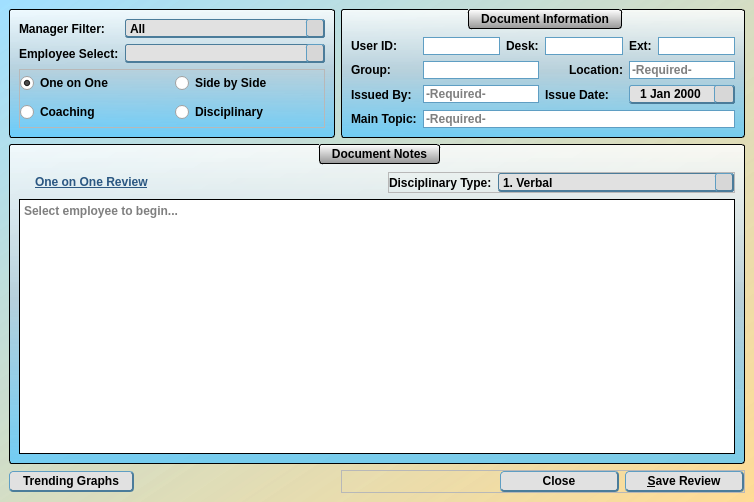
<?xml version="1.0" encoding="UTF-8"?>
<ui version="4.0">
 <class>managerForm</class>
 <widget class="QDialog" name="managerForm">
  <property name="geometry">
   <rect>
    <x>0</x>
    <y>0</y>
    <width>754</width>
    <height>502</height>
   </rect>
  </property>
  <property name="windowTitle">
   <string>Manager Review Form</string>
  </property>
  <property name="windowIcon">
   <iconset resource="../main_images.qrc">
    <normaloff>:/logos/Images/Meduit_logo.ico</normaloff>:/logos/Images/Meduit_logo.ico</iconset>
  </property>
  <property name="styleSheet">
   <string notr="true">QMainWindow{
	background-color: qlineargradient(spread:pad, x1:1, y1:1, x2:0, y2:0.011, stop:0 rgba(255, 218, 144, 200), stop:1 rgba(129, 213, 255, 126));
}
QDialog{
	background-color: qlineargradient(spread:pad, x1:1, y1:1, x2:0, y2:0.011, stop:0 rgba(255, 218, 144, 200), stop:1 rgba(129, 213, 255, 126));
}
QWidget{
	font: 11pt &quot;Corbel&quot;;
	font-weight: bold;
}
QPlainTextEdit{
	border: 1px solid black;
	font: 10pt &quot;MS Shell Dlg 2&quot;;
}
QDateEdit{
	background-color: rgb(223, 223, 223);
	border: 1px solid rgb(95, 158, 195);
	font: 10pt &quot;MS Shell Dlg 2&quot;;
	border-bottom: 2px solid rgb(75, 124, 154);
	border-top: 1px solid rgb(95, 158, 195);
	border-right: 2px solid rgb(75, 124, 154);
	border-left: 1px solid rgb(95, 158, 195);
	border-radius: 3px;
	padding-left: 3px;
	padding-right: 3px;
	background-color: rgb(225, 225, 225);
}
QDateEdit::drop-down{
	background-color: rgb(215, 215, 215);
	border-bottom: 2px solid rgb(75, 124, 154);
	border-top: 1px solid rgb(95, 158, 195);
	border-right: 2px solid rgb(75, 124, 154);
	border-left: 1px solid rgb(95, 158, 195);
	border-radius: 3px;
	subcontrol-origin: margin;
	width: 18px;
}
QDateEdit::down-arrow{
	image: url(:/arrows/Images/arrow-dwn.png);
	width: 14 px;
	height:14 px;
}
QGroupBox{
	background-color: qlineargradient(spread:pad, x1:0.5, y1:0, x2:0.5, y2:1, stop:0 rgba(255, 255, 255, 209), stop:0.485876 rgba(181, 207, 220, 239), stop:1 rgba(85, 199, 255, 196));
	border: 1px solid black;
	border-radius: 3px;
	margin-top: 1ex;
	padding-top: 18;
	font: 11pt &quot;Corbel&quot;;
	font-weight: bold;
}
QGroupBox::title{
	background-color: qlineargradient(spread:pad, x1:0.50035, y1:1, x2:0.5, y2:0, stop:0 rgba(151, 151, 151, 255), stop:1 rgba(255, 255, 255, 255));
	border: 1px solid black;
	border-radius: 3px;
	padding: 2 10px;
	subcontrol-origin: margin;
	subcontrol-position: top;
	font: 11pt &quot;Corbel&quot;;
	font-weight: bold;
}
QLineEdit{
	border: 1px solid rgb(95, 158, 195);
	font: 10pt &quot;MS Shell Dlg 2&quot;;
}
QLineEdit[readOnly=&quot;true&quot;]{
	background-color: rgb(200, 200, 200);
	border: 1px solid rgb(95, 158, 195);
	font: 10pt &quot;MS Shell Dlg 2&quot;;
}
QTextEdit{
	font: 12pt &quot;Corbel&quot;;
}
QStatusBar{
	font: 10pt &quot;MS Shell Dlg 2&quot;;
}
QPushButton{
	border-bottom: 2px solid rgb(75, 124, 154);
	border-top: 1px solid rgb(95, 158, 195);
	border-right: 2px solid rgb(75, 124, 154);
	border-left: 1px solid rgb(95, 158, 195);
	border-radius: 4px;
	padding: 2px;
	padding-left: 13px;
	padding-right: 13px;
	background-color: rgb(225, 225, 225);
	font: 11pt &quot;Corbel&quot;;
	font-weight: bold;
}
QPushButton::hover{
	border-bottom: 2px solid rgb(75, 124, 154);
	border-top: 1px solid rgb(95, 158, 195);
	border-right: 2px solid rgb(75, 124, 154);
	border-left: 1px solid rgb(95, 158, 195);
	border-radius: 4px;
	padding: 2px;
	padding-left: 13px;
	padding-right: 13px;
	background-color: rgb(215, 215, 215);
	font: 11pt &quot;Corbel&quot;;
	font-weight: bold;
}
QPushButton::pressed{
	border-bottom: 1px solid rgb(75, 124, 154);
	border-top: 2px solid rgb(95, 158, 195);
	border-right: 1px solid rgb(75, 124, 154);
	border-left: 2px solid rgb(95, 158, 195);
	border-radius: 4px;
	padding: 2px;
	padding-left: 10px;
	padding-right: 10px;
	width: 80px;
	background-color: rgb(225, 225, 225);
	font: 11pt &quot;Corbel&quot;;
	font-weight: bold;
}
QComboBox{
	border-bottom: 2px solid rgb(75, 124, 154);
	border-top: 1px solid rgb(75, 124, 154);
	border-right: 1px solid rgb(75, 124, 154);
	border-left: 1px solid rgb(75, 124, 154);
	border-radius: 3px;
	background-color: rgb(225, 225, 225);
}
QComboBox::drop-down{
	background-color: rgb(215, 215, 215);
	border-bottom: 2px solid rgb(75, 124, 154);
	border-top: 1px solid rgb(95, 158, 195);
	border-right: 2px solid rgb(75, 124, 154);
	border-left: 1px solid rgb(95, 158, 195);
	border-radius: 3px;
	subcontrol-origin: margin;
	width: 16px;
}
QComboBox::drop-down::hover{
	background-color: rgb(205, 205, 205);
	border-bottom: 2px solid rgb(75, 124, 154);
	border-top: 1px solid rgb(95, 158, 195);
	border-right: 2px solid rgb(75, 124, 154);
	border-left: 1px solid rgb(95, 158, 195);
	border-radius: 3px;
	subcontrol-origin: margin;
	width: 16px;
}
QComboBox::drop-down::pressed{
	background-color: rgb(215, 215, 215);
	border-bottom: 1px solid rgb(75, 124, 154);
	border-top: 2px solid rgb(95, 158, 195);
	border-right: 1px solid rgb(75, 124, 154);
	border-left: 2px solid rgb(95, 158, 195);
	border-radius: 3px;
	subcontrol-origin: margin;
	width: 16px;
}
QComboBox::down-arrow{
	image: url(:/arrows/Images/arrow-dwn.png);
	width: 14 px;
	height:14 px;
}
QCalendarWidget QWidget#qt_calendar_navigationbar{
	background-color: qlineargradient(spread:pad, x1:0.50035, y1:1, x2:0.5, y2:0, stop:0 rgba(151, 151, 151, 255), stop:1 rgba(255, 255, 255, 255));
	border-top: 1px solid black;
	border-left: 1px solid black;
	border-right: 1px solid black;
	border-top-left-radius: 3px;
	border-top-right-radius: 3px;
	font: 11pt &quot;Corbel&quot;;
	font-weight: bold;
}
QCalendarWidget QToolButton{
	color: rgb(0, 0, 0);
  	icon-size: 20px, 20px;
}
QCalendarWidget QWidget#qt_calendar_prevmonth{
	qproperty-icon: url(:/arrows/Images/arrow-left.png);
}

QCalendarWidget QWidget#qt_calendar_nextmonth{
	qproperty-icon: url(:/arrows/Images/arrow-right.png);
}
QCalendarWidget QSpinBox{ 
	font: 11pt &quot;Corbel&quot;;
	font-weight: bold;
}
QCalendarWidget QMenu{
	font: 11pt &quot;Corbel&quot;;
	font-weight: bold;
}
QCalendarWidget QWidget{
	alternate-background-color: rgb(234, 234, 234);
}
QCalendarWidget QAbstractItemView:enabled{
	font: 12pt &quot;Corbel&quot;;
	font-weight: bold;
	background-color: rgb(214, 214, 214);
  	selection-background-color: rgb(64, 64, 64);
	selection-color: rgb(255, 255, 255);
	border: 1px solid black;
	border-bottom-left-radius: 3px;
	border-bottom-right-radius: 3px;
}
QCalendarWidget QAbstractItemView:disabled{
	color: rgb(64, 64, 64); 
}</string>
  </property>
  <layout class="QGridLayout" name="gridLayout_2">
   <property name="leftMargin">
    <number>0</number>
   </property>
   <property name="topMargin">
    <number>0</number>
   </property>
   <property name="rightMargin">
    <number>0</number>
   </property>
   <property name="bottomMargin">
    <number>0</number>
   </property>
   <item row="0" column="0">
    <widget class="QStackedWidget" name="stackedWidget">
     <property name="currentIndex">
      <number>0</number>
     </property>
     <widget class="QWidget" name="pageAdd">
      <layout class="QGridLayout" name="gridLayout_6">
       <item row="0" column="1">
        <widget class="QGroupBox" name="agentDetails">
         <property name="sizePolicy">
          <sizepolicy hsizetype="Preferred" vsizetype="Maximum">
           <horstretch>0</horstretch>
           <verstretch>0</verstretch>
          </sizepolicy>
         </property>
         <property name="title">
          <string>Document Information</string>
         </property>
         <layout class="QGridLayout" name="gridLayout">
          <item row="0" column="0">
           <widget class="QLabel" name="label">
            <property name="sizePolicy">
             <sizepolicy hsizetype="Maximum" vsizetype="Preferred">
              <horstretch>0</horstretch>
              <verstretch>0</verstretch>
             </sizepolicy>
            </property>
            <property name="text">
             <string>User ID:</string>
            </property>
            <property name="alignment">
             <set>Qt::AlignRight|Qt::AlignTrailing|Qt::AlignVCenter</set>
            </property>
           </widget>
          </item>
          <item row="0" column="5">
           <widget class="QLineEdit" name="agentExt">
            <property name="readOnly">
             <bool>true</bool>
            </property>
           </widget>
          </item>
          <item row="5" column="1" colspan="5">
           <widget class="QLineEdit" name="mainTopic">
            <property name="placeholderText">
             <string>-Required-</string>
            </property>
           </widget>
          </item>
          <item row="3" column="4" colspan="2">
           <widget class="QDateEdit" name="issueDate">
            <property name="alignment">
             <set>Qt::AlignCenter</set>
            </property>
            <property name="calendarPopup">
             <bool>true</bool>
            </property>
           </widget>
          </item>
          <item row="3" column="3">
           <widget class="QLabel" name="label_5">
            <property name="text">
             <string>Issue Date:</string>
            </property>
           </widget>
          </item>
          <item row="0" column="1">
           <widget class="QLineEdit" name="agentUserID">
            <property name="minimumSize">
             <size>
              <width>50</width>
              <height>0</height>
             </size>
            </property>
            <property name="readOnly">
             <bool>true</bool>
            </property>
           </widget>
          </item>
          <item row="0" column="2">
           <widget class="QLabel" name="label_2">
            <property name="text">
             <string>Desk:</string>
            </property>
           </widget>
          </item>
          <item row="0" column="3">
           <widget class="QLineEdit" name="agentDesk">
            <property name="readOnly">
             <bool>true</bool>
            </property>
           </widget>
          </item>
          <item row="5" column="0">
           <widget class="QLabel" name="label_7">
            <property name="text">
             <string>Main Topic:</string>
            </property>
           </widget>
          </item>
          <item row="1" column="1" colspan="2">
           <widget class="QLineEdit" name="agentGroup">
            <property name="readOnly">
             <bool>true</bool>
            </property>
           </widget>
          </item>
          <item row="1" column="4" colspan="2">
           <widget class="QLineEdit" name="meetLocation">
            <property name="placeholderText">
             <string>-Required-</string>
            </property>
           </widget>
          </item>
          <item row="0" column="4">
           <widget class="QLabel" name="label_8">
            <property name="text">
             <string>Ext:</string>
            </property>
           </widget>
          </item>
          <item row="3" column="1" colspan="2">
           <widget class="QLineEdit" name="issuedBy">
            <property name="placeholderText">
             <string>-Required-</string>
            </property>
           </widget>
          </item>
          <item row="3" column="0">
           <widget class="QLabel" name="label_6">
            <property name="text">
             <string>Issued By:</string>
            </property>
           </widget>
          </item>
          <item row="1" column="0">
           <widget class="QLabel" name="label_3">
            <property name="text">
             <string>Group:</string>
            </property>
           </widget>
          </item>
          <item row="1" column="3">
           <widget class="QLabel" name="label_4">
            <property name="text">
             <string>Location:</string>
            </property>
            <property name="alignment">
             <set>Qt::AlignRight|Qt::AlignTrailing|Qt::AlignVCenter</set>
            </property>
           </widget>
          </item>
         </layout>
        </widget>
       </item>
       <item row="0" column="0">
        <widget class="QGroupBox" name="groupBox_2">
         <property name="styleSheet">
          <string notr="true">QGroupBox{
	background-color: qlineargradient(spread:pad, x1:0.5, y1:0, x2:0.5, y2:1, stop:0 rgba(255, 255, 255, 209), stop:0.485876 rgba(181, 207, 220, 239), stop:1 rgba(85, 199, 255, 196));
	border: 1px solid black;
	border-radius: 3px;
	margin-top: 1ex;
	padding-top: 0;
	font: 11pt &quot;Corbel&quot;;
	font-weight: bold;
}
QGroupBox::title{
	background-color: rgb(195, 195, 195);
	border: 1px solid black;
	border-radius: 3px;
	padding: 2 10px;
	subcontrol-origin: margin;
	subcontrol-position: top;
	font: 11pt &quot;Corbel&quot;;
	font-weight: bold;
}</string>
         </property>
         <property name="title">
          <string/>
         </property>
         <layout class="QGridLayout" name="gridLayout_4">
          <item row="0" column="2">
           <widget class="QComboBox" name="managerCombo">
            <property name="minimumSize">
             <size>
              <width>200</width>
              <height>0</height>
             </size>
            </property>
            <property name="styleSheet">
             <string notr="true">QFrame{
	background-color: qlineargradient(spread:pad, x1:0.5, y1:0, x2:0.5, y2:1, stop:0 rgba(255, 255, 255, 209), stop:0.485876 rgba(181, 207, 220, 239), stop:1 rgba(85, 199, 255, 196));
}</string>
            </property>
            <item>
             <property name="text">
              <string>All</string>
             </property>
            </item>
           </widget>
          </item>
          <item row="2" column="1" colspan="2">
           <widget class="QFrame" name="frame_2">
            <property name="frameShape">
             <enum>QFrame::StyledPanel</enum>
            </property>
            <property name="frameShadow">
             <enum>QFrame::Raised</enum>
            </property>
            <layout class="QGridLayout" name="gridLayout_5">
             <property name="leftMargin">
              <number>0</number>
             </property>
             <property name="topMargin">
              <number>0</number>
             </property>
             <property name="rightMargin">
              <number>0</number>
             </property>
             <property name="bottomMargin">
              <number>0</number>
             </property>
             <item row="1" column="1">
              <widget class="QRadioButton" name="radioDisc">
               <property name="text">
                <string>Disciplinary</string>
               </property>
              </widget>
             </item>
             <item row="0" column="0">
              <widget class="QRadioButton" name="radio1on1">
               <property name="text">
                <string>One on One</string>
               </property>
               <property name="checked">
                <bool>true</bool>
               </property>
              </widget>
             </item>
             <item row="1" column="0">
              <widget class="QRadioButton" name="radioCoach">
               <property name="text">
                <string>Coaching</string>
               </property>
              </widget>
             </item>
             <item row="0" column="1">
              <widget class="QRadioButton" name="radioSbS">
               <property name="text">
                <string>Side by Side</string>
               </property>
              </widget>
             </item>
            </layout>
           </widget>
          </item>
          <item row="1" column="2">
           <widget class="QComboBox" name="employeeSelect">
            <property name="minimumSize">
             <size>
              <width>200</width>
              <height>0</height>
             </size>
            </property>
            <property name="styleSheet">
             <string notr="true">QFrame{
	background-color: qlineargradient(spread:pad, x1:0.5, y1:0, x2:0.5, y2:1, stop:0 rgba(255, 255, 255, 209), stop:0.485876 rgba(181, 207, 220, 239), stop:1 rgba(85, 199, 255, 196));
}</string>
            </property>
           </widget>
          </item>
          <item row="1" column="1">
           <widget class="QLabel" name="label_20">
            <property name="sizePolicy">
             <sizepolicy hsizetype="Maximum" vsizetype="Preferred">
              <horstretch>0</horstretch>
              <verstretch>0</verstretch>
             </sizepolicy>
            </property>
            <property name="text">
             <string>Employee Select:</string>
            </property>
           </widget>
          </item>
          <item row="0" column="1">
           <widget class="QLabel" name="label_21">
            <property name="text">
             <string>Manager Filter:</string>
            </property>
           </widget>
          </item>
         </layout>
        </widget>
       </item>
       <item row="2" column="0">
        <widget class="QPushButton" name="employeeGraphs">
         <property name="sizePolicy">
          <sizepolicy hsizetype="Maximum" vsizetype="Fixed">
           <horstretch>0</horstretch>
           <verstretch>0</verstretch>
          </sizepolicy>
         </property>
         <property name="text">
          <string>Trending Graphs</string>
         </property>
        </widget>
       </item>
       <item row="2" column="1">
        <widget class="QFrame" name="frame">
         <property name="sizePolicy">
          <sizepolicy hsizetype="Preferred" vsizetype="Maximum">
           <horstretch>0</horstretch>
           <verstretch>0</verstretch>
          </sizepolicy>
         </property>
         <property name="frameShape">
          <enum>QFrame::StyledPanel</enum>
         </property>
         <property name="frameShadow">
          <enum>QFrame::Raised</enum>
         </property>
         <layout class="QHBoxLayout" name="horizontalLayout">
          <property name="leftMargin">
           <number>0</number>
          </property>
          <property name="topMargin">
           <number>0</number>
          </property>
          <property name="rightMargin">
           <number>0</number>
          </property>
          <property name="bottomMargin">
           <number>0</number>
          </property>
          <item>
           <spacer name="horizontalSpacer">
            <property name="orientation">
             <enum>Qt::Horizontal</enum>
            </property>
            <property name="sizeHint" stdset="0">
             <size>
              <width>40</width>
              <height>20</height>
             </size>
            </property>
           </spacer>
          </item>
          <item>
           <widget class="QPushButton" name="closeButton">
            <property name="minimumSize">
             <size>
              <width>119</width>
              <height>0</height>
             </size>
            </property>
            <property name="maximumSize">
             <size>
              <width>119</width>
              <height>16777215</height>
             </size>
            </property>
            <property name="text">
             <string>Close</string>
            </property>
           </widget>
          </item>
          <item>
           <widget class="QPushButton" name="saveReview">
            <property name="minimumSize">
             <size>
              <width>119</width>
              <height>0</height>
             </size>
            </property>
            <property name="maximumSize">
             <size>
              <width>119</width>
              <height>16777215</height>
             </size>
            </property>
            <property name="text">
             <string>&amp;Save Review</string>
            </property>
           </widget>
          </item>
         </layout>
        </widget>
       </item>
       <item row="1" column="0" colspan="2">
        <widget class="QGroupBox" name="groupBox_3">
         <property name="title">
          <string>Document Notes</string>
         </property>
         <layout class="QGridLayout" name="gridLayout_3">
          <item row="0" column="1">
           <widget class="QLabel" name="tempType">
            <property name="sizePolicy">
             <sizepolicy hsizetype="Preferred" vsizetype="Fixed">
              <horstretch>0</horstretch>
              <verstretch>0</verstretch>
             </sizepolicy>
            </property>
            <property name="styleSheet">
             <string notr="true">QLabel{
	color: rgb(43, 87, 130);
	font: 16pt &quot;Corbel&quot;;
	font-weight: bold;
	text-decoration: underline;
}</string>
            </property>
            <property name="text">
             <string>One on One Review</string>
            </property>
           </widget>
          </item>
          <item row="0" column="2">
           <widget class="QFrame" name="discFrame">
            <property name="sizePolicy">
             <sizepolicy hsizetype="Preferred" vsizetype="Minimum">
              <horstretch>0</horstretch>
              <verstretch>0</verstretch>
             </sizepolicy>
            </property>
            <property name="frameShape">
             <enum>QFrame::StyledPanel</enum>
            </property>
            <property name="frameShadow">
             <enum>QFrame::Raised</enum>
            </property>
            <layout class="QHBoxLayout" name="horizontalLayout_2">
             <property name="leftMargin">
              <number>0</number>
             </property>
             <property name="topMargin">
              <number>0</number>
             </property>
             <property name="rightMargin">
              <number>0</number>
             </property>
             <property name="bottomMargin">
              <number>0</number>
             </property>
             <item>
              <widget class="QLabel" name="label_10">
               <property name="sizePolicy">
                <sizepolicy hsizetype="Maximum" vsizetype="Preferred">
                 <horstretch>0</horstretch>
                 <verstretch>0</verstretch>
                </sizepolicy>
               </property>
               <property name="text">
                <string>Disciplinary Type:</string>
               </property>
              </widget>
             </item>
             <item>
              <widget class="QComboBox" name="disciplineType">
               <property name="styleSheet">
                <string notr="true">QFrame{
	background-color: qlineargradient(spread:pad, x1:0.5, y1:0, x2:0.5, y2:1, stop:0 rgba(255, 255, 255, 209), stop:0.485876 rgba(181, 207, 220, 239), stop:1 rgba(85, 199, 255, 196));
}</string>
               </property>
               <item>
                <property name="text">
                 <string>1. Verbal</string>
                </property>
               </item>
               <item>
                <property name="text">
                 <string>2. Written</string>
                </property>
               </item>
               <item>
                <property name="text">
                 <string>3. Final Written</string>
                </property>
               </item>
               <item>
                <property name="text">
                 <string>4. PIP</string>
                </property>
               </item>
               <item>
                <property name="text">
                 <string>5. Term</string>
                </property>
               </item>
              </widget>
             </item>
            </layout>
           </widget>
          </item>
          <item row="0" column="0">
           <spacer name="horizontalSpacer_2">
            <property name="orientation">
             <enum>Qt::Horizontal</enum>
            </property>
            <property name="sizeType">
             <enum>QSizePolicy::Fixed</enum>
            </property>
            <property name="sizeHint" stdset="0">
             <size>
              <width>10</width>
              <height>20</height>
             </size>
            </property>
           </spacer>
          </item>
          <item row="1" column="0" colspan="3">
           <widget class="QPlainTextEdit" name="managerNotes">
            <property name="readOnly">
             <bool>true</bool>
            </property>
            <property name="tabStopWidth">
             <number>40</number>
            </property>
            <property name="placeholderText">
             <string>Select employee to begin...</string>
            </property>
           </widget>
          </item>
         </layout>
        </widget>
       </item>
      </layout>
     </widget>
     <widget class="QWidget" name="pageEdit">
      <layout class="QGridLayout" name="gridLayout_10">
       <item row="2" column="1">
        <widget class="QFrame" name="frame_5">
         <property name="sizePolicy">
          <sizepolicy hsizetype="Preferred" vsizetype="Maximum">
           <horstretch>0</horstretch>
           <verstretch>0</verstretch>
          </sizepolicy>
         </property>
         <property name="frameShape">
          <enum>QFrame::StyledPanel</enum>
         </property>
         <property name="frameShadow">
          <enum>QFrame::Raised</enum>
         </property>
         <layout class="QHBoxLayout" name="horizontalLayout_4">
          <property name="leftMargin">
           <number>0</number>
          </property>
          <property name="topMargin">
           <number>0</number>
          </property>
          <property name="rightMargin">
           <number>0</number>
          </property>
          <property name="bottomMargin">
           <number>0</number>
          </property>
          <item>
           <spacer name="horizontalSpacer_4">
            <property name="orientation">
             <enum>Qt::Horizontal</enum>
            </property>
            <property name="sizeHint" stdset="0">
             <size>
              <width>40</width>
              <height>20</height>
             </size>
            </property>
           </spacer>
          </item>
          <item>
           <widget class="QPushButton" name="editReview">
            <property name="minimumSize">
             <size>
              <width>119</width>
              <height>0</height>
             </size>
            </property>
            <property name="maximumSize">
             <size>
              <width>119</width>
              <height>16777215</height>
             </size>
            </property>
            <property name="text">
             <string>&amp;Edit Review</string>
            </property>
           </widget>
          </item>
          <item>
           <widget class="QPushButton" name="closeButtonEdit">
            <property name="minimumSize">
             <size>
              <width>119</width>
              <height>0</height>
             </size>
            </property>
            <property name="maximumSize">
             <size>
              <width>119</width>
              <height>16777215</height>
             </size>
            </property>
            <property name="text">
             <string>Close</string>
            </property>
           </widget>
          </item>
         </layout>
        </widget>
       </item>
       <item row="1" column="0" colspan="2">
        <widget class="QGroupBox" name="groupBox_4">
         <property name="title">
          <string>Document Notes</string>
         </property>
         <layout class="QGridLayout" name="gridLayout_11">
          <item row="0" column="2">
           <widget class="QFrame" name="discFrame_2">
            <property name="sizePolicy">
             <sizepolicy hsizetype="Preferred" vsizetype="Minimum">
              <horstretch>0</horstretch>
              <verstretch>0</verstretch>
             </sizepolicy>
            </property>
            <property name="frameShape">
             <enum>QFrame::StyledPanel</enum>
            </property>
            <property name="frameShadow">
             <enum>QFrame::Raised</enum>
            </property>
            <layout class="QHBoxLayout" name="horizontalLayout_3">
             <property name="leftMargin">
              <number>0</number>
             </property>
             <property name="topMargin">
              <number>0</number>
             </property>
             <property name="rightMargin">
              <number>0</number>
             </property>
             <property name="bottomMargin">
              <number>0</number>
             </property>
             <item>
              <widget class="QLabel" name="label_19">
               <property name="sizePolicy">
                <sizepolicy hsizetype="Maximum" vsizetype="Preferred">
                 <horstretch>0</horstretch>
                 <verstretch>0</verstretch>
                </sizepolicy>
               </property>
               <property name="text">
                <string>Disciplinary Type:</string>
               </property>
              </widget>
             </item>
             <item>
              <widget class="QLineEdit" name="discTypeEdit">
               <property name="sizePolicy">
                <sizepolicy hsizetype="Minimum" vsizetype="Fixed">
                 <horstretch>0</horstretch>
                 <verstretch>0</verstretch>
                </sizepolicy>
               </property>
               <property name="readOnly">
                <bool>true</bool>
               </property>
              </widget>
             </item>
            </layout>
           </widget>
          </item>
          <item row="1" column="0" colspan="3">
           <widget class="QPlainTextEdit" name="managerNotesEdit">
            <property name="readOnly">
             <bool>true</bool>
            </property>
            <property name="tabStopWidth">
             <number>40</number>
            </property>
           </widget>
          </item>
          <item row="0" column="1">
           <widget class="QLabel" name="tempTypeEdit">
            <property name="sizePolicy">
             <sizepolicy hsizetype="Preferred" vsizetype="Fixed">
              <horstretch>0</horstretch>
              <verstretch>0</verstretch>
             </sizepolicy>
            </property>
            <property name="styleSheet">
             <string notr="true">QLabel{
	color: rgb(43, 87, 130);
	font: 16pt &quot;Corbel&quot;;
	font-weight: bold;
	text-decoration: underline;
}</string>
            </property>
            <property name="text">
             <string>One on One Review</string>
            </property>
           </widget>
          </item>
          <item row="0" column="0">
           <spacer name="horizontalSpacer_3">
            <property name="orientation">
             <enum>Qt::Horizontal</enum>
            </property>
            <property name="sizeType">
             <enum>QSizePolicy::Fixed</enum>
            </property>
            <property name="sizeHint" stdset="0">
             <size>
              <width>10</width>
              <height>20</height>
             </size>
            </property>
           </spacer>
          </item>
         </layout>
        </widget>
       </item>
       <item row="0" column="0" colspan="2">
        <widget class="QGroupBox" name="agentDetailsEdit">
         <property name="sizePolicy">
          <sizepolicy hsizetype="Preferred" vsizetype="Maximum">
           <horstretch>0</horstretch>
           <verstretch>0</verstretch>
          </sizepolicy>
         </property>
         <property name="title">
          <string>Document Information</string>
         </property>
         <layout class="QGridLayout" name="gridLayout_7">
          <item row="0" column="9">
           <widget class="QFrame" name="frame_3">
            <property name="frameShape">
             <enum>QFrame::StyledPanel</enum>
            </property>
            <property name="frameShadow">
             <enum>QFrame::Raised</enum>
            </property>
            <layout class="QGridLayout" name="gridLayout_8">
             <item row="0" column="0">
              <widget class="QLabel" name="label_9">
               <property name="text">
                <string>Issue Date:</string>
               </property>
              </widget>
             </item>
             <item row="0" column="1">
              <widget class="QLineEdit" name="issueDateEdit">
               <property name="readOnly">
                <bool>true</bool>
               </property>
              </widget>
             </item>
             <item row="0" column="2">
              <widget class="QLabel" name="label_11">
               <property name="text">
                <string>Location:</string>
               </property>
               <property name="alignment">
                <set>Qt::AlignRight|Qt::AlignTrailing|Qt::AlignVCenter</set>
               </property>
              </widget>
             </item>
             <item row="1" column="0">
              <widget class="QLabel" name="label_12">
               <property name="text">
                <string>Issued By:</string>
               </property>
              </widget>
             </item>
             <item row="0" column="3">
              <widget class="QLineEdit" name="meetLocationEdit">
               <property name="readOnly">
                <bool>true</bool>
               </property>
              </widget>
             </item>
             <item row="2" column="0">
              <widget class="QLabel" name="label_13">
               <property name="text">
                <string>Main Topic:</string>
               </property>
              </widget>
             </item>
             <item row="2" column="1" colspan="3">
              <widget class="QLineEdit" name="mainTopicEdit">
               <property name="text">
                <string/>
               </property>
               <property name="readOnly">
                <bool>true</bool>
               </property>
              </widget>
             </item>
             <item row="1" column="1" colspan="2">
              <widget class="QLineEdit" name="issuedByEdit">
               <property name="readOnly">
                <bool>true</bool>
               </property>
              </widget>
             </item>
            </layout>
           </widget>
          </item>
          <item row="0" column="0">
           <widget class="QFrame" name="frame_4">
            <property name="frameShape">
             <enum>QFrame::StyledPanel</enum>
            </property>
            <property name="frameShadow">
             <enum>QFrame::Raised</enum>
            </property>
            <layout class="QGridLayout" name="gridLayout_9">
             <item row="0" column="0">
              <widget class="QLabel" name="label_14">
               <property name="text">
                <string>Employee:</string>
               </property>
              </widget>
             </item>
             <item row="2" column="0">
              <widget class="QLabel" name="label_15">
               <property name="text">
                <string>Desk:</string>
               </property>
              </widget>
             </item>
             <item row="2" column="1">
              <widget class="QLineEdit" name="agentDeskEdit">
               <property name="readOnly">
                <bool>true</bool>
               </property>
              </widget>
             </item>
             <item row="1" column="0">
              <widget class="QLabel" name="label_16">
               <property name="sizePolicy">
                <sizepolicy hsizetype="Maximum" vsizetype="Preferred">
                 <horstretch>0</horstretch>
                 <verstretch>0</verstretch>
                </sizepolicy>
               </property>
               <property name="text">
                <string>User ID:</string>
               </property>
               <property name="alignment">
                <set>Qt::AlignRight|Qt::AlignTrailing|Qt::AlignVCenter</set>
               </property>
              </widget>
             </item>
             <item row="1" column="1">
              <widget class="QLineEdit" name="agentUserIDEdit">
               <property name="minimumSize">
                <size>
                 <width>50</width>
                 <height>0</height>
                </size>
               </property>
               <property name="readOnly">
                <bool>true</bool>
               </property>
              </widget>
             </item>
             <item row="1" column="2">
              <widget class="QLabel" name="label_17">
               <property name="text">
                <string>Ext:</string>
               </property>
              </widget>
             </item>
             <item row="1" column="3">
              <widget class="QLineEdit" name="agentExtEdit">
               <property name="readOnly">
                <bool>true</bool>
               </property>
              </widget>
             </item>
             <item row="2" column="2">
              <widget class="QLabel" name="label_18">
               <property name="text">
                <string>Group:</string>
               </property>
              </widget>
             </item>
             <item row="2" column="3">
              <widget class="QLineEdit" name="agentGroupEdit">
               <property name="readOnly">
                <bool>true</bool>
               </property>
              </widget>
             </item>
             <item row="0" column="1" colspan="3">
              <widget class="QLineEdit" name="employeeEdit">
               <property name="readOnly">
                <bool>true</bool>
               </property>
              </widget>
             </item>
            </layout>
           </widget>
          </item>
         </layout>
        </widget>
       </item>
      </layout>
     </widget>
    </widget>
   </item>
  </layout>
 </widget>
 <tabstops>
  <tabstop>managerCombo</tabstop>
  <tabstop>employeeSelect</tabstop>
 </tabstops>
 <resources>
  <include location="../main_images.qrc"/>
 </resources>
 <connections/>
</ui>
